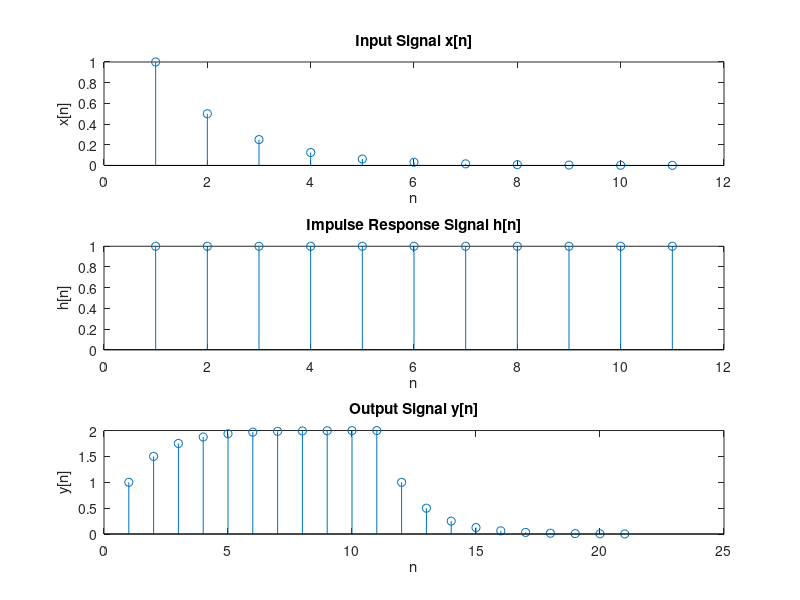

This figure's MATLAB source:
n=0:10
h=ones(1,11)
x= power(0.5,n)
y=conv(x,h)
subplot(3,1,1)
stem(x)
xlabel('n')
ylabel('x[n]')
title('Input Signal x[n]')
subplot(3,1,2)
stem(h)
xlabel('n')
ylabel('h[n]')
title('Impulse Response Signal h[n]')
subplot(3,1,3)
stem(y)
xlabel('n')
ylabel('y[n]')
title('Output Signal y[n]')
